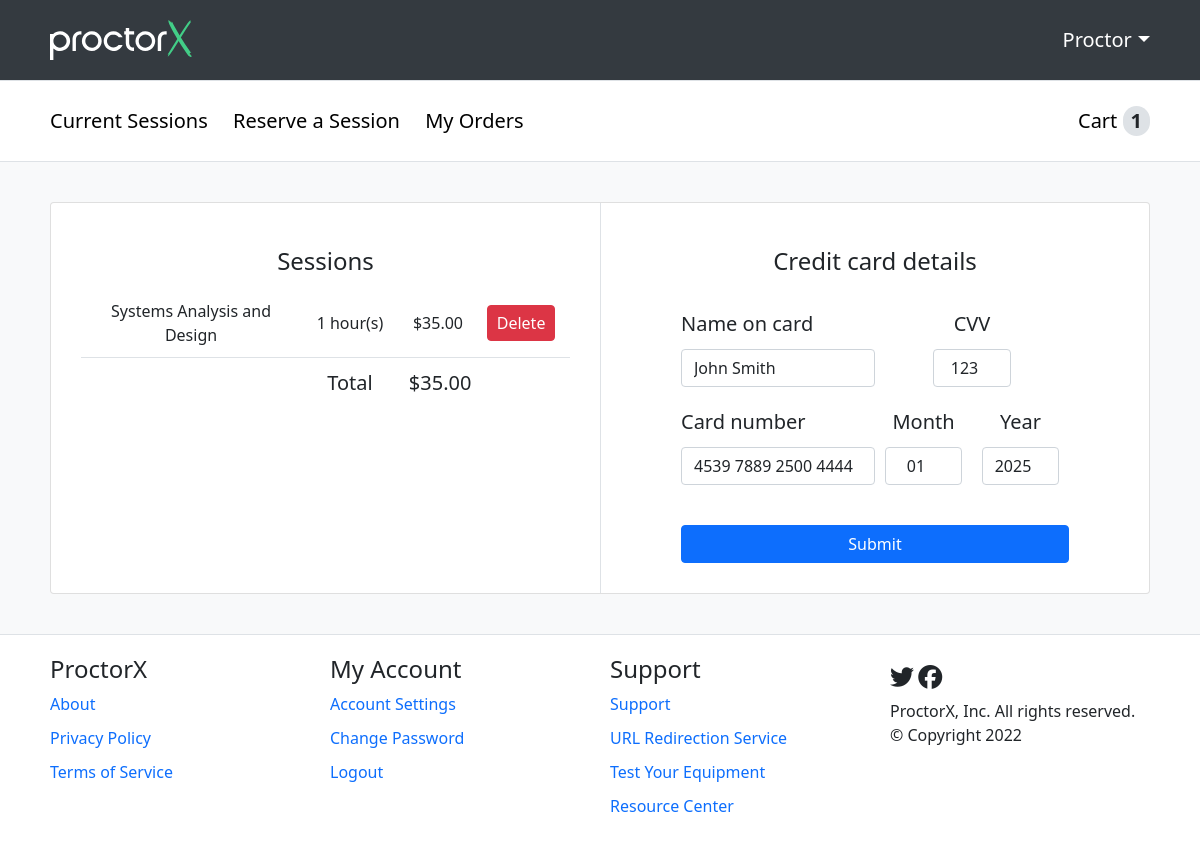
The page /student/cart (signed in) on the database as committed earlier.
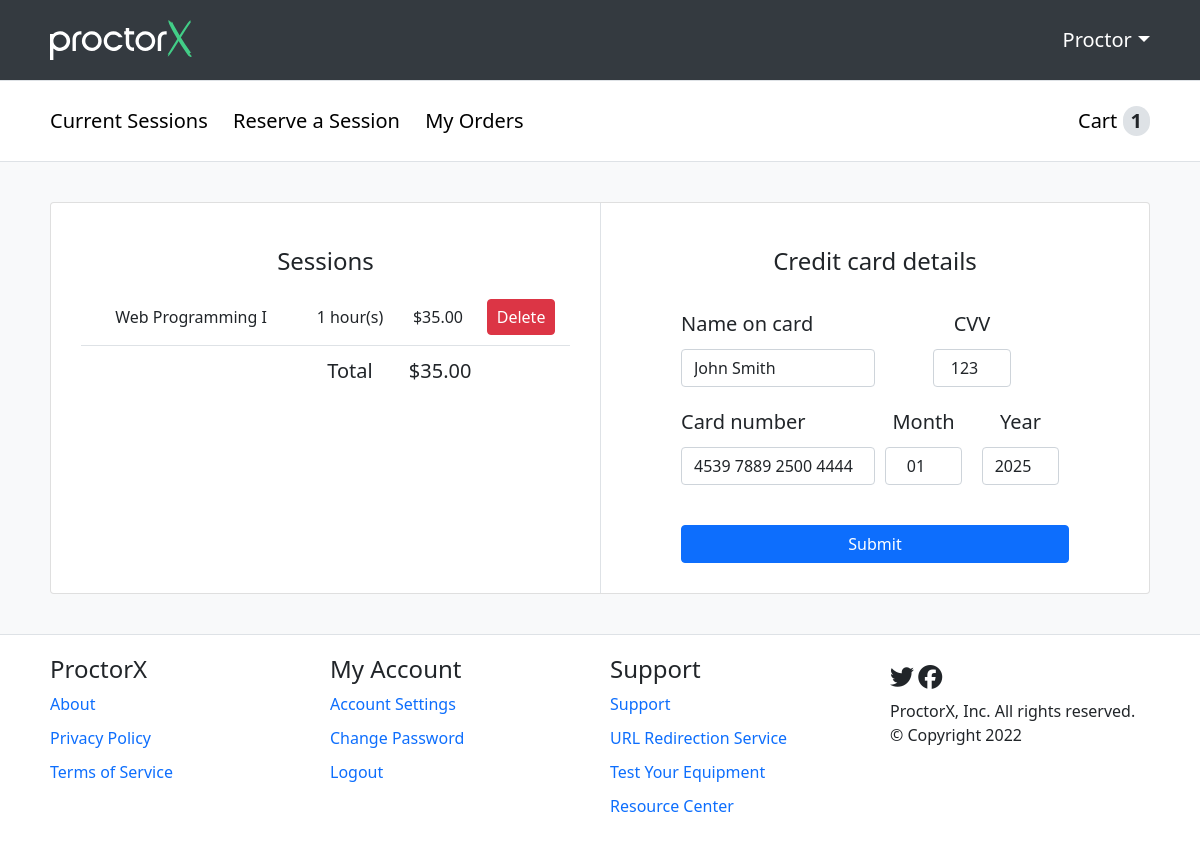
The same page on the database as committed later.
### proctorx/models.py (models this page shows)
class Session(models.Model):
    session_status = (
    ('scheduled', 'scheduled'),
    ('completed', 'completed'),
    ('cancelled', 'cancelled'),
    )
    payment_status = (
    ('paid', 'paid'),
    ('pending', 'pending'),
    ('rejected', 'rejected'),
    )
    student = models.ForeignKey(Student, on_delete=models.CASCADE)
    exam_date_time = models.DateTimeField(default=datetime.datetime.now())
    university = models.CharField(max_length=50)
    exam_name = models.CharField(max_length=50)
    exam_length = models.IntegerField(choices=((1,1),(2,2),(3,3)), db_column = 'exam length (hrs)', default=1)
    session_status = models.CharField(choices=session_status, max_length=20)
    date_purchased = models.DateField(null=True, blank=True)
    cost = models.DecimalField(decimal_places=2, max_digits= 9)
    payment_status = models.CharField(choices=payment_status, max_length=20)
    order = models.ForeignKey(Order, on_delete=models.CASCADE, null=True)

### proctorx/views.py (the view, shortened to what this page needs)
# urls.py: path('student/cart', views.cart),
@ login_required(login_url='/login')
def cart(request):
    if request.method == 'GET':
        unpaid_reservations = Session.objects.filter(
            student_id=request.user.id).filter(session_status='Cart')
        cart_items_number = get_cart_items_number(request.user)
        total_cost = 0
        for session in unpaid_reservations:
            total_cost += session.cost
        context = {'unpaid_reservations': unpaid_reservations,
                   'cart_items_number': cart_items_number, 'total_cost': total_cost}
        return render(request, 'cart.html', context)

### proctorx/functions.py (called while the page is built)
def get_cart_items_number(user):
    result = len(Session.objects.filter(student_id = user.id).filter(session_status = 'Cart'))
    return result

### proctorx/models.py (called while the page is built)
    def __str__(self):
        return self.first_name

### proctorx/templates/cart.html (shortened to what this page needs)
{% extends 'student_template.html' %}
{% load static %}
{% block content %}
<div class="cart-container">
    <div class="cart-container-left">
        {% if unpaid_reservations %}
        <div class="cart-container-session-heading fs-4">Sessions</div>
        {% for session in unpaid_reservations%}
        <div class="cart-container-left-sessions">
            <div sessionid={{session.id}} class="cart-session">
                <div class="cart-session-element">{{ session.exam_name }}</div>
                <div class="cart-session-element">{{ session.exam_length }} hour(s)</div>
                <div class="cart-session-element cart-session-cost">${{ session.cost }}</div>
                <div class="cart-session-element btn btn-danger delete-from-cart">Delete</div>
            </div>
        </div>
        {% endfor %}
        <div class="cart-session-total-container">
            <div class="cart-session-total"></div>
            <div class="cart-session-total fs-5">Total</div>
            <div class="cart-session-amount fs-5">${{ total_cost }}</div>
            <div class="cart-session-total"></div>
        </div>
        {% else %}
        <div class="cart-container-session-heading fs-4">Your cart is empty</div>
        <div class="cart-container-left-sessions">
            <img class="cart-empty" src={% static '/img/cart-empty.svg' %}>
        </div>
        {% endif %}
    </div>
    <div class="cart-container-right">
        {% if unpaid_reservations %}
        <div class="cc-title fs-4">Credit card details</div>
        <form class="cart-form">
            <label class="fs-5 cc-name-label" for="card-holder-name">Name on card</label>
            <label class="fs-5" for="cvv" cvv">CVV</label>
            <input class="form-control" type="text" placeholder="name on card" value="John Smith"
                name="card-holder-name">
            <input class="cc-cvv form-control" type="number" name="cvv" placeholder="cvv" value="123">
            <label class="fs-5 cc-card-number-label" for="card-number">Card number</label>
            <label class="fs-5" for="month">Month</label>
            <label class="fs-5" for="year">Year</label>
            <input class="cc-number form-control" placeholder="card number" value="4539 7889 2500 4444"
                name="card-number">
            <input class="cc-month form-control" type="number" placeholder="month" name="month" value="01">
            <input class="cc-year form-control" type="number" placeholder="year" name="year" value="2025">
            <input class="cc-submit btn btn-primary" type="submit" name="submit">
            {% else %}
            <div class="cart-empy-make-reservation">
                <a class="fs-4" href="reservation">Make a new reservation</a>
            </div>
            {% endif %}
        </form>
    </div>
</div>
{% endblock %}

Rows that differ between the two databases and show on the page:
no longer on this page (row edited): Session: exam_name "Systems Analysis and Design", exam_length "1", cost "35.00"
added Session: exam_name "Web Programming I", exam_length "1", cost "35.00"
